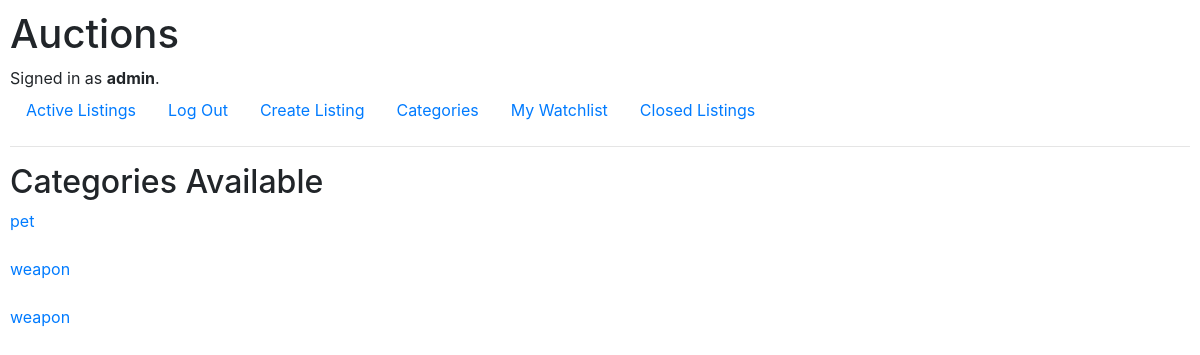
The app's page /categories/ (signed in), older data.
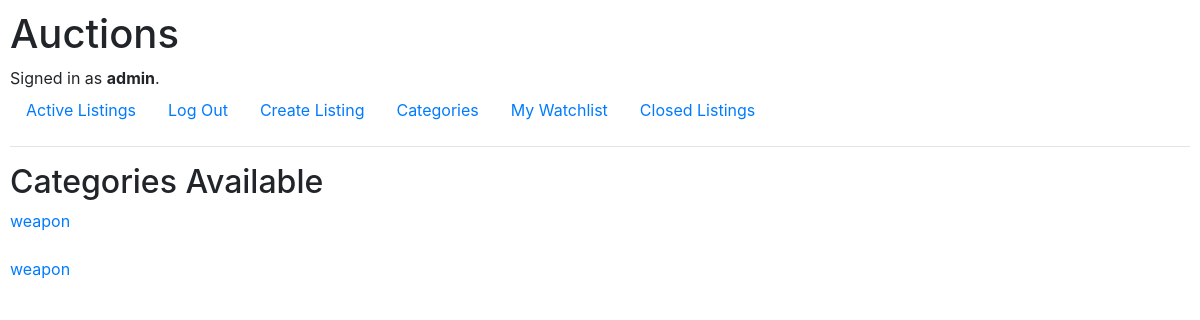
The same page, newer data.
### auctions/models.py (models this page shows, shortened)
class Listing(models.Model):
    listing_name = models.CharField(max_length=200)
    listing_description = models.CharField(max_length=1000)
    listing_price = models.IntegerField()
    listing_category = models.CharField(max_length=200)
    listing_image_url = models.URLField()
    listing_created_by = models.ForeignKey(User, null=True, on_delete=models.CASCADE)
    listing_bid_by = models.ForeignKey(User, null=True, on_delete=models.CASCADE, related_name="winning_bidder")
    listing_active = models.BooleanField(default=True)

### auctions/views.py (the view)
# urls.py: path("categories/", views.categories, name="categories"),
def categories(request):
    all_listings = Listing.objects.all()
    all_categories = Listing.objects.values('listing_category').distinct()
    return render(request, "auctions/categories.html", {"all_categories":all_categories, "all_listings":all_listings})

### auctions/templates/auctions/categories.html
{% extends "auctions/layout.html" %}
{% block body %}
    <h2>Categories Available</h2>
        {% for item in all_listings %}
            {% if item.listing_active %}
                <a href="{% url 'clicked_categories' item.listing_category %}">{{ item.listing_category }}</a>
                <br></br>
            {% endif %}
        {% endfor %}
{% endblock %}

Row changes from the older to the newer data that the page shows:
no longer on this page (row edited): Listing: listing_category "pet"
